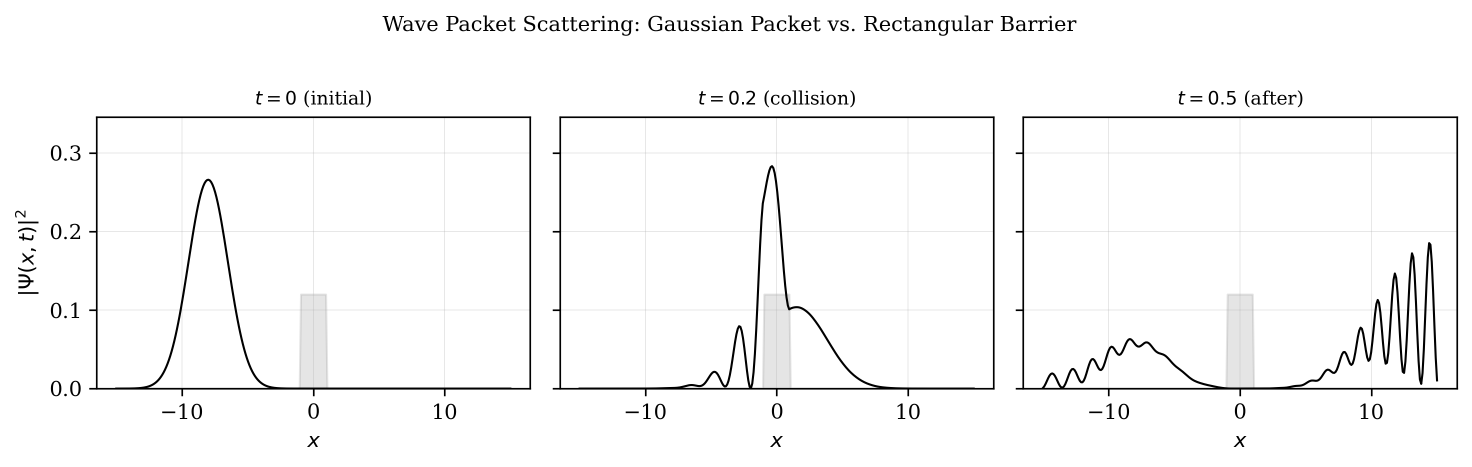
#> input picture assets/qm_wavepacket.png, 2943 x 933 px, found by its file name (shown at 1/2 size)
$ python generate_card_images.py
#> lines starting #> are read from the running program, lines starting #| are printed output that depends on the picture
import os
from PIL import Image, ImageDraw, ImageFont, ImageFilter

TARGET_DIR = '/root/portfolio/img/project-cards'
os.makedirs(TARGET_DIR, exist_ok=True)

# Sources
sources = {
    'quantum-tunneling': '/root/portfolio/assets/qm_wavepacket.png',
    'cancer-docking': '/root/portfolio/assets/cancer_covalent_kinetics.png',
    'statarb-engine': '/root/portfolio/assets/qm_shape_factor.png',
    'rf-vision': '/root/portfolio/assets/qm_resonant_tunneling.png',
    'aurafauna': '/root/portfolio/assets/aurafauna_mockup.jpg',
    'hexstrike-ai': '/root/portfolio/assets/hexstrike_logo.png'
}

def create_card(name, src_path, width=3840, height=2160):
#> called with name = 'quantum-tunneling', src_path = '/root/portfolio/assets/qm_wavepacket.png', width = 3840, height = 2160
    img = Image.new('RGB', (width, height), color=(8, 10, 16))
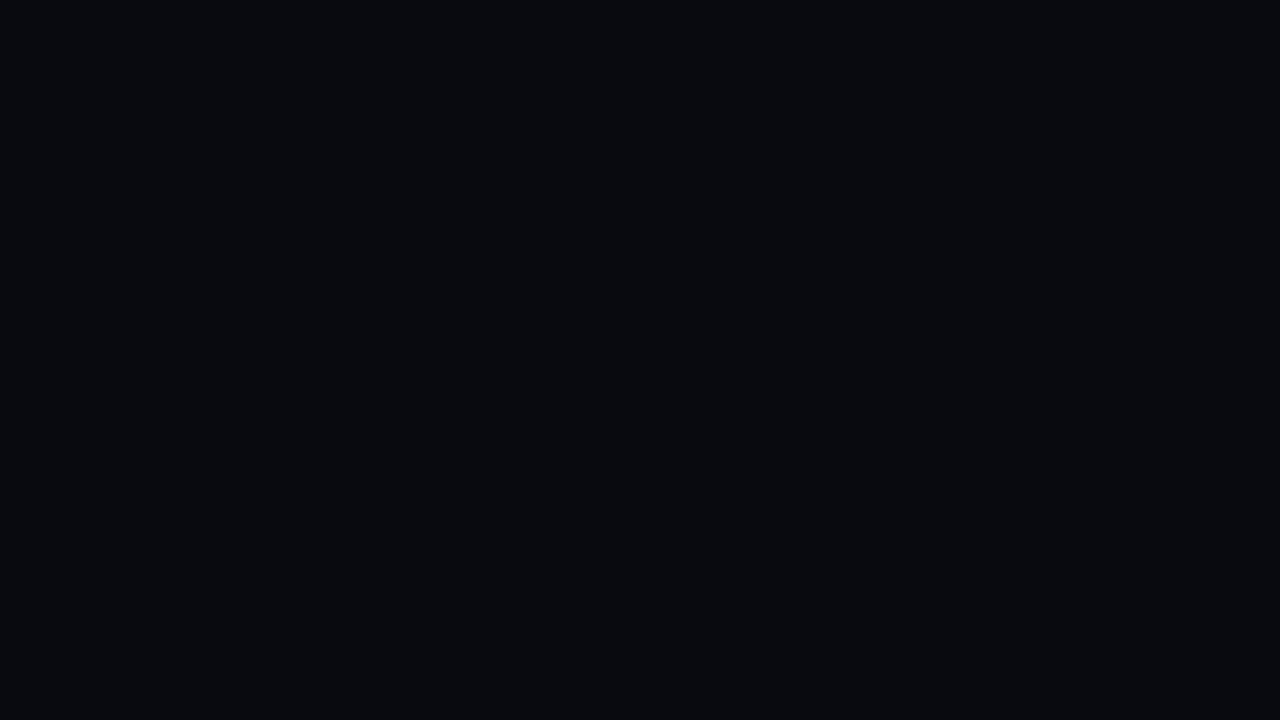
#> img: PIL image 3840x2160 RGB (shown at 1/3 size); mean R, G, B 8, 10, 16

    if os.path.exists(src_path):
        src_img = Image.open(src_path).convert('RGBA')
#> src_img is the input picture: PIL image 2943x933 RGBA; mean R, G, B, A 247.6, 247.6, 247.6, 255
        # Scale to fit nicely with padding and high contrast
        scale = min((width * 0.85) / src_img.width, (height * 0.85) / src_img.height)
#> scale = 1.11
        new_w = int(src_img.width * scale)
#> new_w = 3264
        new_h = int(src_img.height * scale)
#> new_h = 1034
        src_resized = src_img.resize((new_w, new_h), Image.Resampling.LANCZOS)

        # Center on dark background
        pos_x = (width - new_w) // 2
#> pos_x = 288
        pos_y = (height - new_h) // 2
#> pos_y = 563

        # Glow / shadow behind
        shadow = Image.new('RGBA', (new_w + 80, new_h + 80), (0, 0, 0, 180))
        img.paste((12, 14, 22), (0, 0, width, height))
        img.paste(src_resized, (pos_x, pos_y), src_resized)
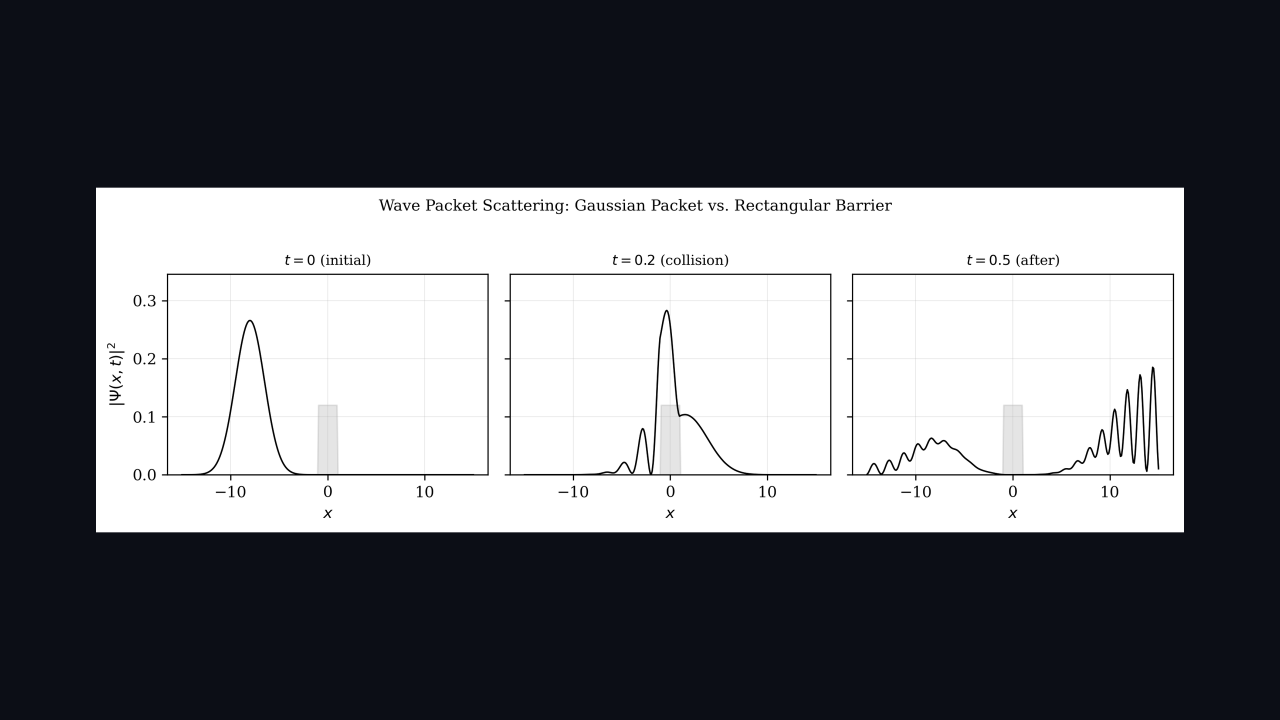
#> img: PIL image 3840x2160 RGB (shown at 1/3 size); mean R, G, B 107.9, 109.1, 113.8

    # Save standard & mobile
    desktop_path = os.path.join(TARGET_DIR, f"{name}.webp")
    mobile_path = os.path.join(TARGET_DIR, f"{name}-mobile.webp")

    img.save(desktop_path, 'WEBP', quality=88)

    # Mobile aspect ratio (portrait-leaning or compact)
    mobile_img = img.resize((1440, 1920), Image.Resampling.LANCZOS)
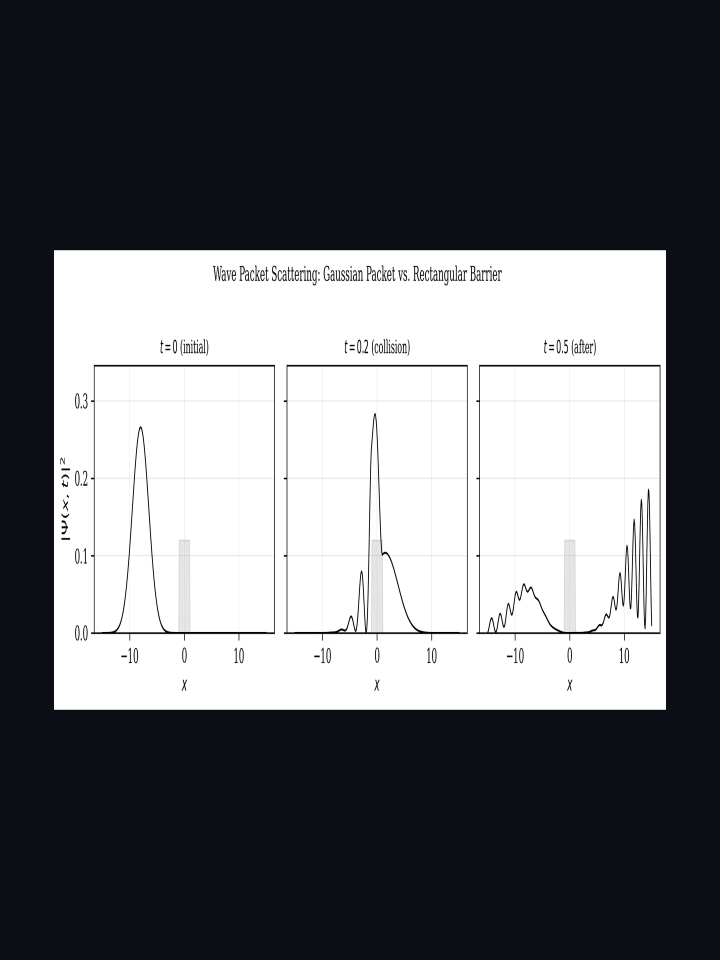
#> mobile_img: PIL image 1440x1920 RGB (shown at 1/2 size); mean R, G, B 107.8, 109, 113.7
    mobile_img.save(mobile_path, 'WEBP', quality=85)
    print(f"Generated card images for {name} -> {desktop_path}, {mobile_path}")

for name, src in sources.items():
    create_card(name, src)
#> pass 2 of the loop `for name, src in sources.items():`:
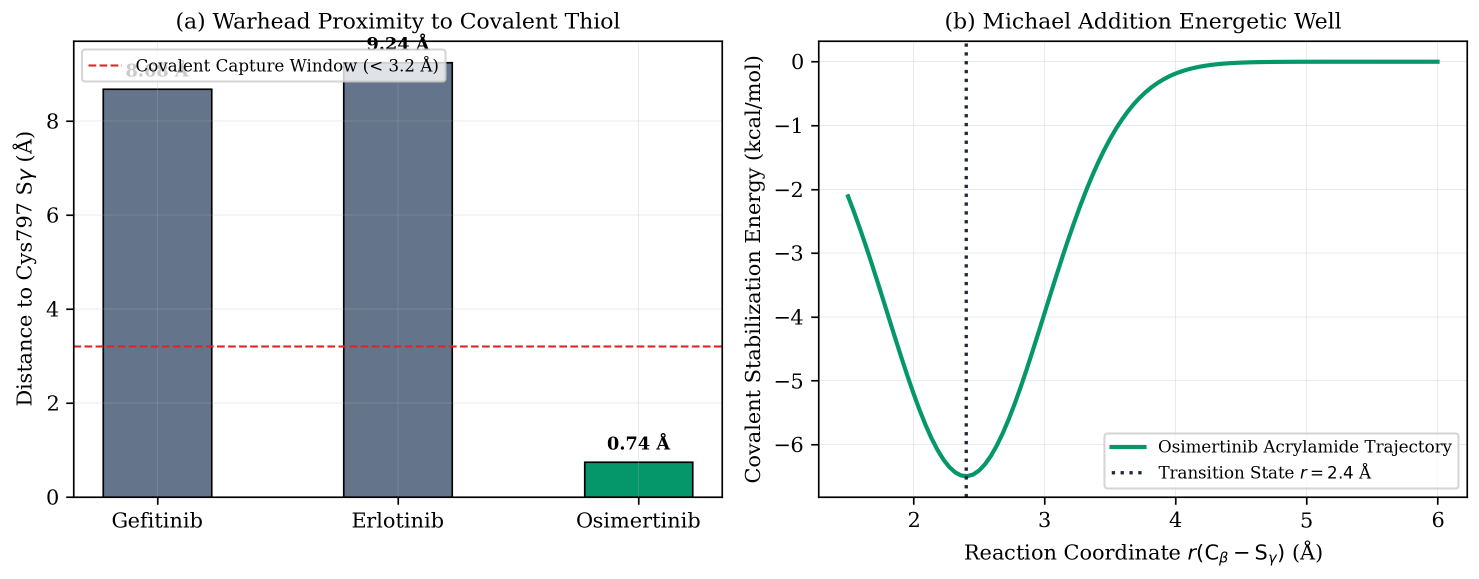
#> input picture assets/cancer_covalent_kinetics.png, 2958 x 1158 px, found by its file name (shown at 1/2 size)
#> in create_card, src_img is the input picture: PIL image 2958x1158 RGBA; mean R, G, B, A 229.2, 232, 233.9, 255
#> src_resized: PIL image 3264x1277 RGBA
#> shadow: PIL image 3344x1357 RGBA
#> in create_card (call 2), `img.paste(src_resized, (pos_x, pos_y), src_resized)`:
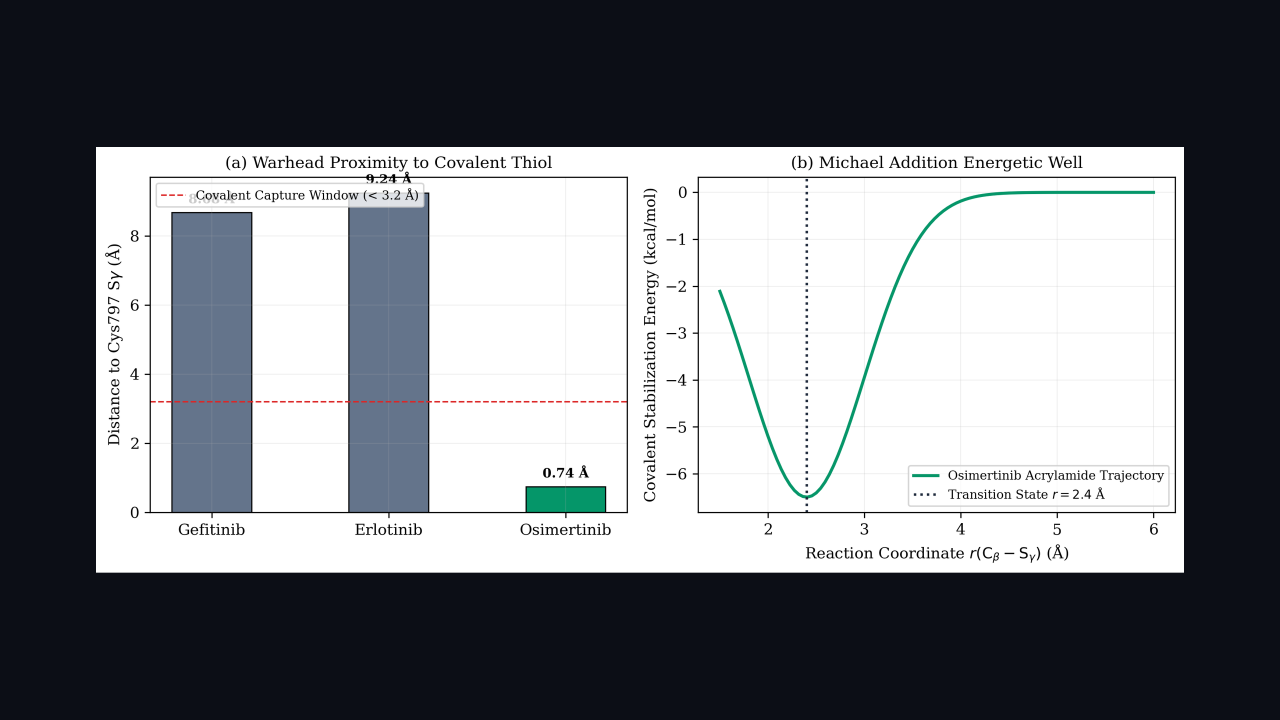
#> img: PIL image 3840x2160 RGB (shown at 1/3 size); mean R, G, B 121.2, 123.6, 128.5
#> in create_card (call 2), `mobile_img = img.resize((1440, 1920), Image.Resampling.LANCZOS)`:
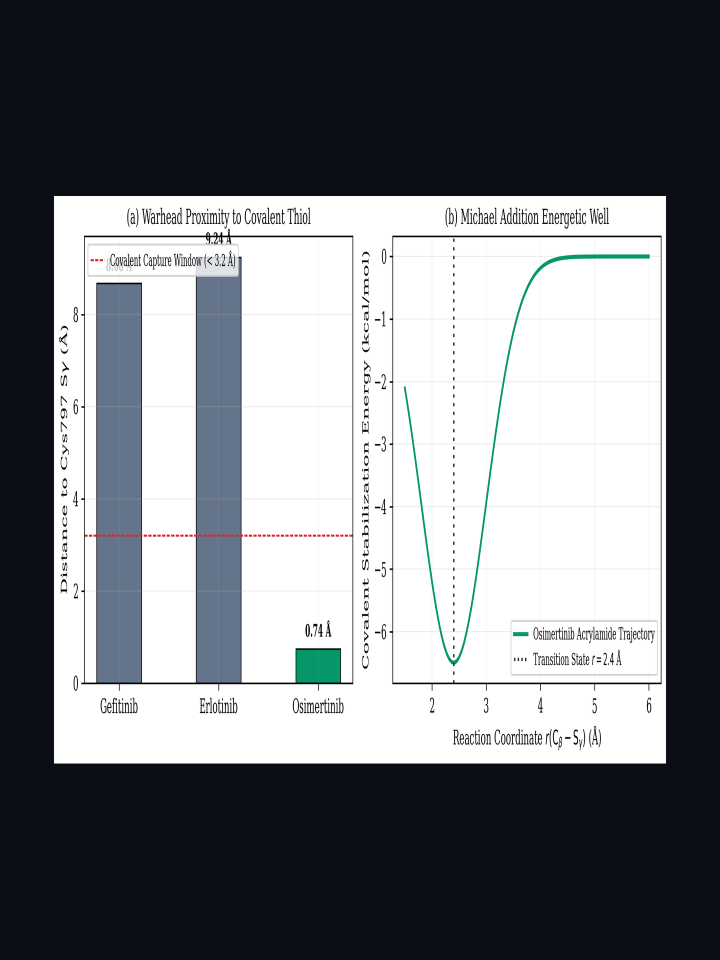
#> mobile_img: PIL image 1440x1920 RGB (shown at 1/2 size); mean R, G, B 121.1, 123.5, 128.4
#> pass 3 of the loop `for name, src in sources.items():`:
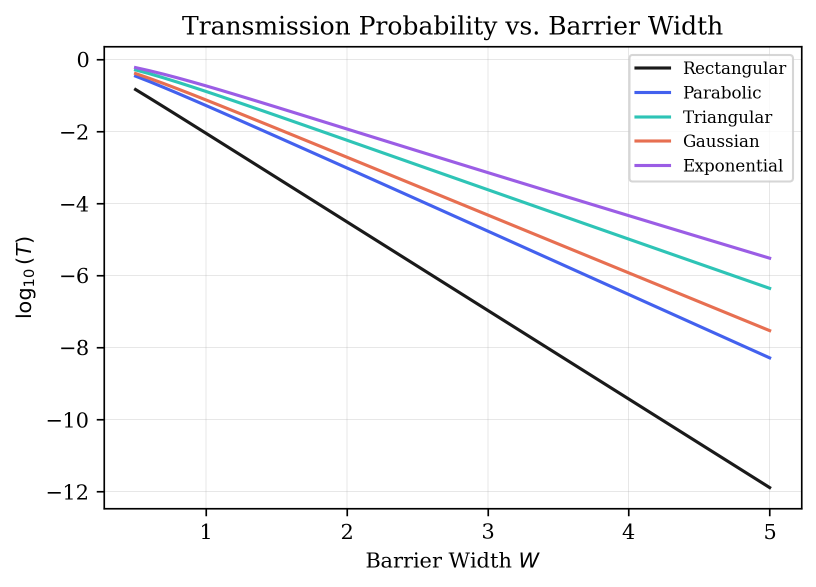
#> input picture assets/qm_shape_factor.png, 1632 x 1173 px, found by its file name (shown at 1/2 size)
#> in create_card, src_img is the input picture: PIL image 1632x1173 RGBA; mean R, G, B, A 245.6, 245.6, 246.7, 255
#> src_resized: PIL image 2554x1836 RGBA
#> shadow: PIL image 2634x1916 RGBA
#> in create_card (call 3), `img.paste(src_resized, (pos_x, pos_y), src_resized)`:
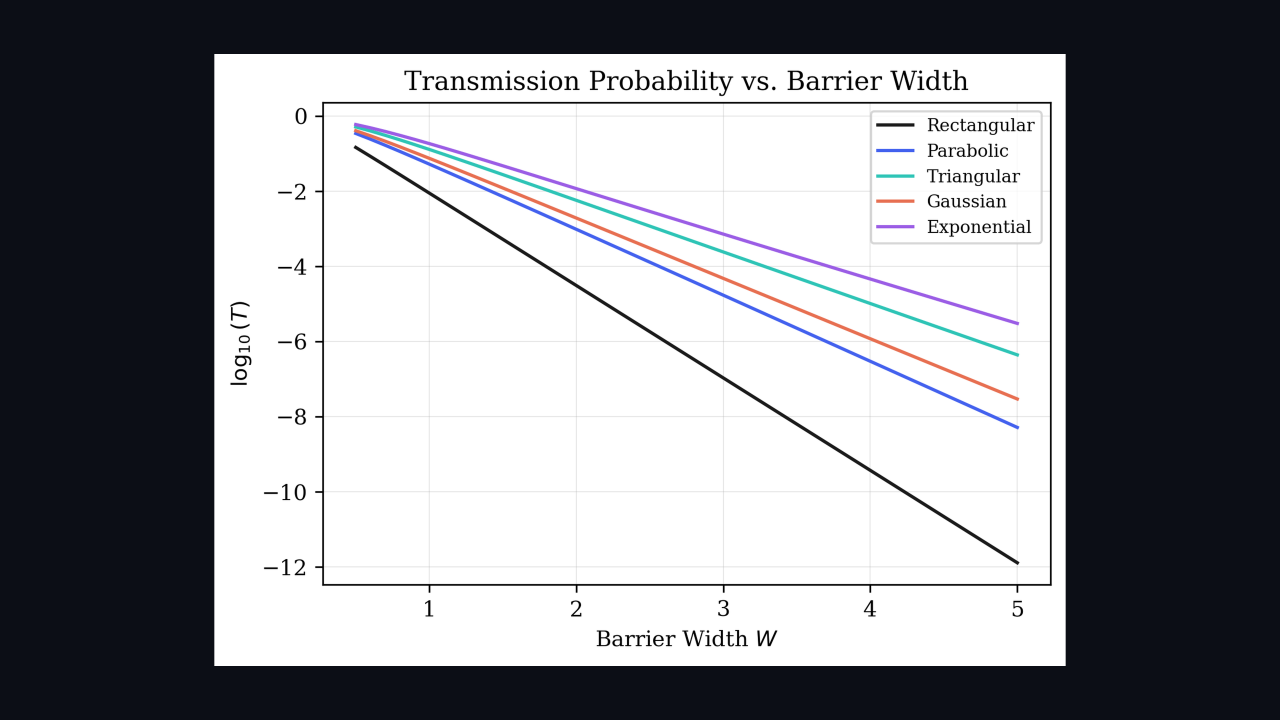
#> img: PIL image 3840x2160 RGB (shown at 1/3 size); mean R, G, B 144.1, 144.9, 149
#> in create_card (call 3), `mobile_img = img.resize((1440, 1920), Image.Resampling.LANCZOS)`:
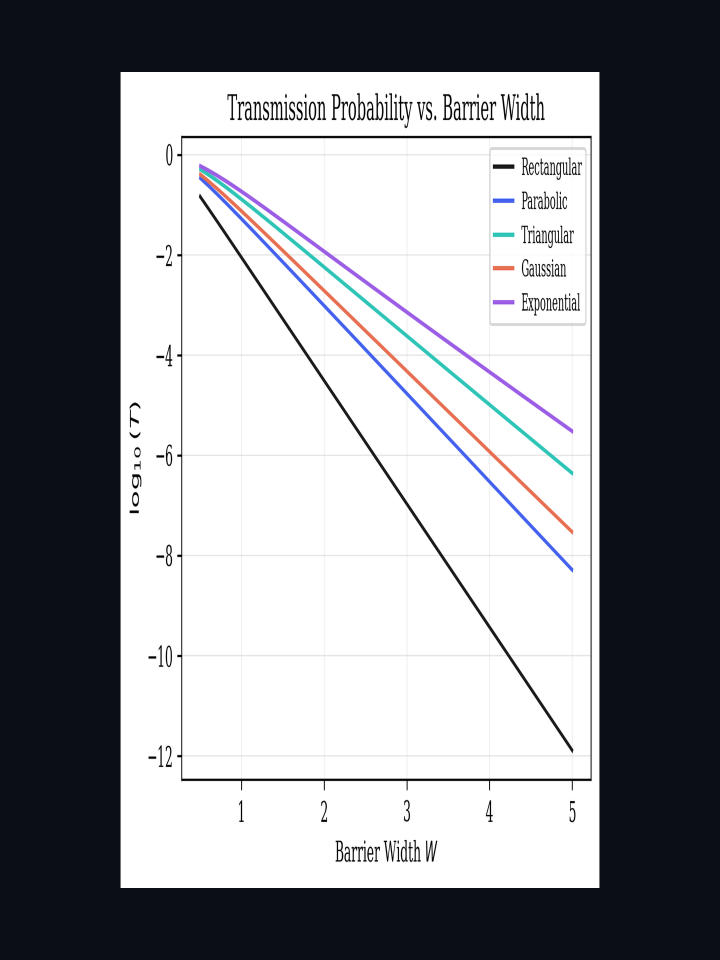
#> mobile_img: PIL image 1440x1920 RGB (shown at 1/2 size); mean R, G, B 144, 144.9, 149
#> the loop made 6 passes; the first 3 are shown

print("All card images generated successfully!")
